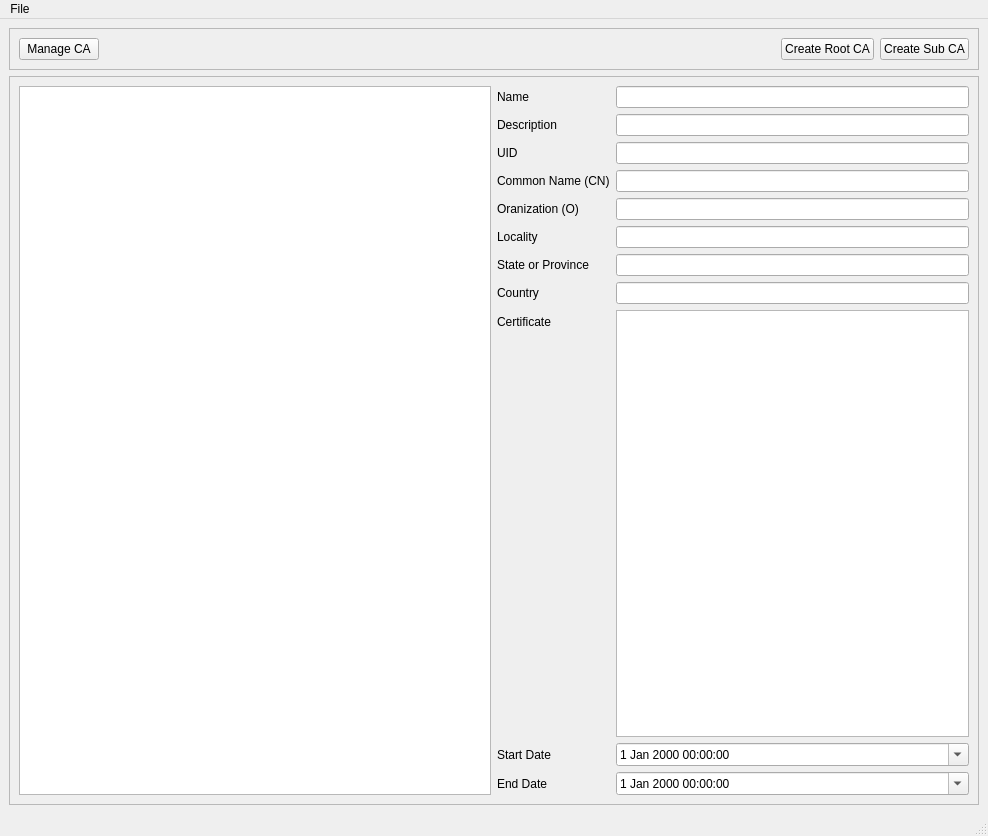
<?xml version="1.0" encoding="UTF-8"?>
<ui version="4.0">
 <class>MainWindow</class>
 <widget class="QMainWindow" name="MainWindow">
  <property name="geometry">
   <rect>
    <x>0</x>
    <y>0</y>
    <width>988</width>
    <height>836</height>
   </rect>
  </property>
  <property name="windowTitle">
   <string>MainWindow</string>
  </property>
  <widget class="QWidget" name="centralwidget">
   <layout class="QVBoxLayout" name="verticalLayout">
    <item>
     <widget class="QFrame" name="frame_2">
      <property name="sizePolicy">
       <sizepolicy hsizetype="Expanding" vsizetype="Preferred">
        <horstretch>0</horstretch>
        <verstretch>0</verstretch>
       </sizepolicy>
      </property>
      <property name="frameShape">
       <enum>QFrame::StyledPanel</enum>
      </property>
      <property name="frameShadow">
       <enum>QFrame::Raised</enum>
      </property>
      <layout class="QHBoxLayout" name="horizontalLayout_2">
       <item>
        <widget class="QPushButton" name="btnManage">
         <property name="text">
          <string>Manage CA</string>
         </property>
        </widget>
       </item>
       <item>
        <spacer name="horizontalSpacer">
         <property name="orientation">
          <enum>Qt::Horizontal</enum>
         </property>
         <property name="sizeHint" stdset="0">
          <size>
           <width>40</width>
           <height>20</height>
          </size>
         </property>
        </spacer>
       </item>
       <item>
        <widget class="QPushButton" name="btnCreateRoot">
         <property name="sizePolicy">
          <sizepolicy hsizetype="Minimum" vsizetype="Fixed">
           <horstretch>0</horstretch>
           <verstretch>0</verstretch>
          </sizepolicy>
         </property>
         <property name="text">
          <string>Create Root CA</string>
         </property>
        </widget>
       </item>
       <item>
        <widget class="QPushButton" name="bntCreateSub">
         <property name="sizePolicy">
          <sizepolicy hsizetype="Minimum" vsizetype="Fixed">
           <horstretch>0</horstretch>
           <verstretch>0</verstretch>
          </sizepolicy>
         </property>
         <property name="text">
          <string>Create Sub CA</string>
         </property>
        </widget>
       </item>
      </layout>
     </widget>
    </item>
    <item>
     <widget class="QFrame" name="frame">
      <property name="frameShape">
       <enum>QFrame::StyledPanel</enum>
      </property>
      <property name="frameShadow">
       <enum>QFrame::Raised</enum>
      </property>
      <layout class="QHBoxLayout" name="horizontalLayout">
       <item>
        <widget class="QTreeView" name="treeView">
         <property name="sizeAdjustPolicy">
          <enum>QAbstractScrollArea::AdjustToContents</enum>
         </property>
         <property name="sortingEnabled">
          <bool>true</bool>
         </property>
         <attribute name="headerCascadingSectionResizes">
          <bool>true</bool>
         </attribute>
         <attribute name="headerDefaultSectionSize">
          <number>200</number>
         </attribute>
         <attribute name="headerMinimumSectionSize">
          <number>100</number>
         </attribute>
        </widget>
       </item>
       <item>
        <layout class="QFormLayout" name="formLayout_2">
         <item row="0" column="0">
          <widget class="QLabel" name="label_4">
           <property name="text">
            <string>Name</string>
           </property>
          </widget>
         </item>
         <item row="0" column="1">
          <widget class="QLineEdit" name="leName"/>
         </item>
         <item row="1" column="0">
          <widget class="QLabel" name="label_5">
           <property name="text">
            <string>Description</string>
           </property>
          </widget>
         </item>
         <item row="1" column="1">
          <widget class="QLineEdit" name="leDescription"/>
         </item>
         <item row="2" column="0">
          <widget class="QLabel" name="label_6">
           <property name="text">
            <string>UID</string>
           </property>
          </widget>
         </item>
         <item row="2" column="1">
          <widget class="QLineEdit" name="leUID">
           <property name="readOnly">
            <bool>true</bool>
           </property>
          </widget>
         </item>
         <item row="3" column="0">
          <widget class="QLabel" name="label_11">
           <property name="text">
            <string>Common Name (CN)</string>
           </property>
          </widget>
         </item>
         <item row="3" column="1">
          <widget class="QLineEdit" name="lineEdit"/>
         </item>
         <item row="4" column="0">
          <widget class="QLabel" name="label_10">
           <property name="text">
            <string>Oranization (O)</string>
           </property>
          </widget>
         </item>
         <item row="4" column="1">
          <widget class="QLineEdit" name="lineEdit_2"/>
         </item>
         <item row="5" column="0">
          <widget class="QLabel" name="label_2">
           <property name="text">
            <string>Locality</string>
           </property>
          </widget>
         </item>
         <item row="5" column="1">
          <widget class="QLineEdit" name="lineEdit_3"/>
         </item>
         <item row="6" column="0">
          <widget class="QLabel" name="label">
           <property name="text">
            <string>State or Province</string>
           </property>
          </widget>
         </item>
         <item row="6" column="1">
          <widget class="QLineEdit" name="lineEdit_4"/>
         </item>
         <item row="7" column="0">
          <widget class="QLabel" name="label_9">
           <property name="text">
            <string>Country</string>
           </property>
          </widget>
         </item>
         <item row="7" column="1">
          <widget class="QLineEdit" name="lineEdit_5"/>
         </item>
         <item row="8" column="0">
          <widget class="QLabel" name="label_3">
           <property name="text">
            <string>Certificate</string>
           </property>
          </widget>
         </item>
         <item row="8" column="1">
          <widget class="QPlainTextEdit" name="plainTextEdit">
           <property name="enabled">
            <bool>true</bool>
           </property>
           <property name="sizePolicy">
            <sizepolicy hsizetype="Expanding" vsizetype="MinimumExpanding">
             <horstretch>0</horstretch>
             <verstretch>0</verstretch>
            </sizepolicy>
           </property>
          </widget>
         </item>
         <item row="9" column="0">
          <widget class="QLabel" name="label_7">
           <property name="text">
            <string>Start Date</string>
           </property>
          </widget>
         </item>
         <item row="9" column="1">
          <widget class="QDateTimeEdit" name="dtStart">
           <property name="calendarPopup">
            <bool>true</bool>
           </property>
          </widget>
         </item>
         <item row="10" column="0">
          <widget class="QLabel" name="label_8">
           <property name="text">
            <string>End Date</string>
           </property>
          </widget>
         </item>
         <item row="10" column="1">
          <widget class="QDateTimeEdit" name="dtEnd">
           <property name="calendarPopup">
            <bool>true</bool>
           </property>
          </widget>
         </item>
        </layout>
       </item>
      </layout>
     </widget>
    </item>
   </layout>
  </widget>
  <widget class="QMenuBar" name="menubar">
   <property name="geometry">
    <rect>
     <x>0</x>
     <y>0</y>
     <width>988</width>
     <height>25</height>
    </rect>
   </property>
   <widget class="QMenu" name="menuFile">
    <property name="title">
     <string>File</string>
    </property>
    <addaction name="actionExit"/>
   </widget>
   <addaction name="menuFile"/>
  </widget>
  <widget class="QStatusBar" name="statusbar"/>
  <action name="actionExit">
   <property name="text">
    <string>Exit</string>
   </property>
  </action>
 </widget>
 <resources/>
 <connections/>
</ui>
